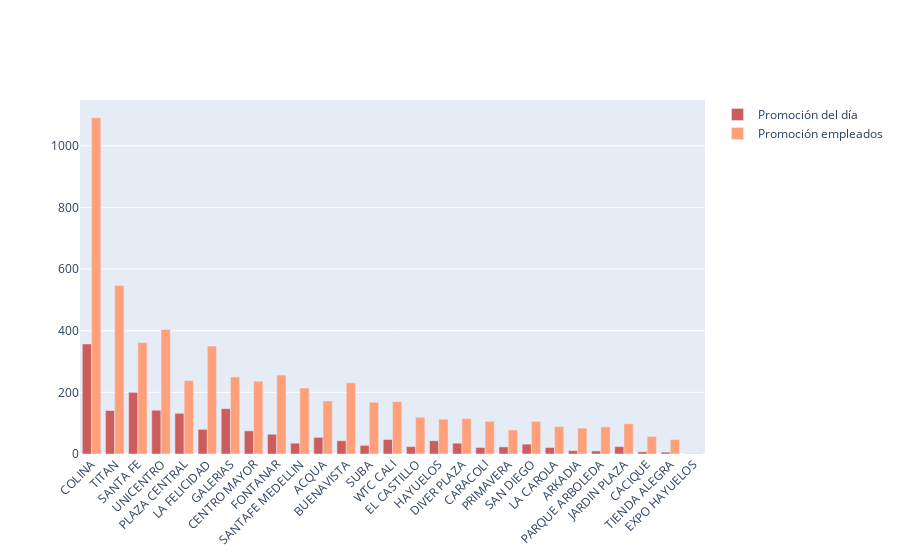

The notebook cell saved with this chart:
### Code cell
import plotly.graph_objects as go


fig = go.Figure()
fig.add_trace(go.Bar(
    x=TiendasEmpleados,
    y=[dfFilterGeneral[dfFilterGeneral['Tienda']==tienda]['PromoDay'].sum() for tienda in TiendasEmpleados],
    name='Promoción del día',
    marker_color='indianred'
))
fig.add_trace(go.Bar(
    x=TiendasEmpleados,
    y=[dfFilterGeneral[dfFilterGeneral['Tienda']==tienda]['Si'].sum() for tienda in TiendasEmpleados],
    name='Promoción empleados',
    marker_color='lightsalmon'
))

# Here we modify the tickangle of the xaxis, resulting in rotated labels.
fig.update_layout(barmode='group', xaxis_tickangle=-45)
fig.show()

### Figure 1 — Plotly figure (JSON) as saved in the notebook; plotly's stock layout.template omitted (floating-point values rounded to 4 significant figures)
{"data": [{"marker": {"color": "indianred"}, "name": "Promoción del día", "type": "bar", "x": ["COLINA", "TITAN", "SANTA FE", "UNICENTRO", "PLAZA CENTRAL", "LA FELICIDAD", "GALERIAS", "CENTRO MAYOR", "FONTANAR", "SANTAFE MEDELLIN", "ACQUA", "BUENAVISTA", "SUBA", "WTC CALI", "EL CASTILLO", "HAYUELOS", "DIVER PLAZA", "CARACOLI", "PRIMAVERA", "SAN DIEGO", "LA CAROLA", "ARKADIA", "PARQUE ARBOLEDA", "JARDIN PLAZA", "CACIQUE", "TIENDA ALEGRA", "EXPO HAYUELOS"], "y": [357, 141, 200, 142, 132, 80, 147, 75, 64, 35, 54, 43, 28, 47, 24, 43, 35, 21, 23, 32, 21, 11, 10, 24, 7, 6, 1]}, {"marker": {"color": "lightsalmon"}, "name": "Promoción empleados", "type": "bar", "x": ["COLINA", "TITAN", "SANTA FE", "UNICENTRO", "PLAZA CENTRAL", "LA FELICIDAD", "GALERIAS", "CENTRO MAYOR", "FONTANAR", "SANTAFE MEDELLIN", "ACQUA", "BUENAVISTA", "SUBA", "WTC CALI", "EL CASTILLO", "HAYUELOS", "DIVER PLAZA", "CARACOLI", "PRIMAVERA", "SAN DIEGO", "LA CAROLA", "ARKADIA", "PARQUE ARBOLEDA", "JARDIN PLAZA", "CACIQUE", "TIENDA ALEGRA", "EXPO HAYUELOS"], "y": [1091, 547, 362, 404, 238, 350, 250, 236, 256, 214, 172, 231, 168, 170, 119, 113, 115, 106, 78, 106, 89, 84, 88, 98, 57, 47, 2]}], "layout": {"barmode": "group", "xaxis": {"tickangle": -45}}}
